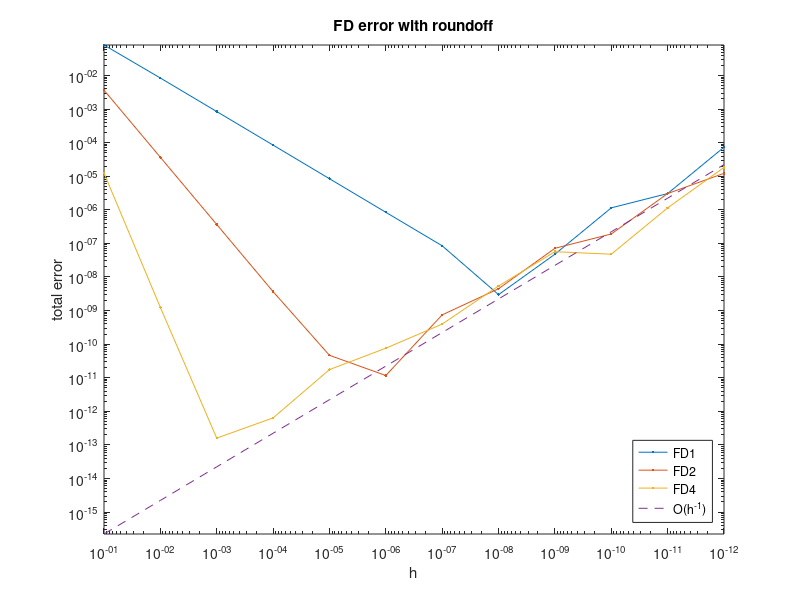

MATLAB code to generate this figure:
%%
% Let $f(x)=e^{-1.3x}$. We apply finite difference formulas of first, second, and
% fourth order to estimate $f'(0)=-1.3$.
h = 10.^(-1:-1:-12)';
f = @(x) exp(-1.3*x);
for j = 1:length(h) 
    nodes = h(j)*(-2:2)';
    vals = f(nodes)/h(j);
    fd1(j) = [   0    0 -1    1     0] * vals;
    fd2(j) = [   0 -1/2  0  1/2     0] * vals;
    fd4(j) = [1/12 -2/3  0  2/3 -1/12] * vals;
end
loglog(h,abs(fd1+1.3),'.-'), hold on
loglog(h,abs(fd2+1.3),'.-')
loglog(h,abs(fd4+1.3),'.-')
loglog(h,0.1*eps./h,'--')
set(gca,'xdir','reverse')
legend('FD1','FD2','FD4','O(h^{-1})','location','southeast')  % ignore this line
xlabel('h'), ylabel('total error')     % ignore this line
title('FD error with roundoff'), axis tight    % ignore this line

%%
% Again the graph is made so that $h$ decreases from left to
% right. The errors are dominated at first by truncation error, which
% decreases most rapidly for the 4th order formula. However, increasing
% roundoff error eventually equals and then dominates the truncation error
% as $h$ continues to decrease. As the order of accuracy increases, the
% crossover point moves to the left (greater efficiency) and down (greater
% accuracy). 
